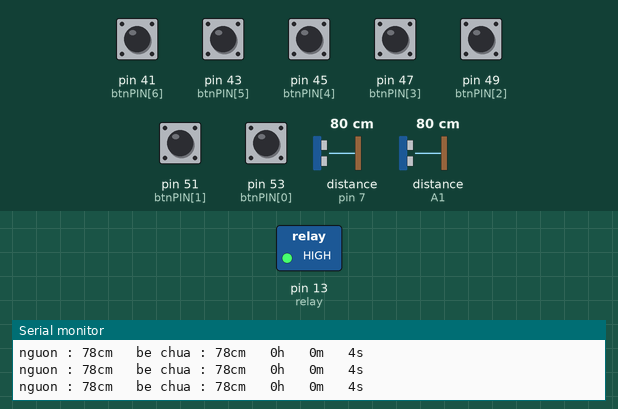
The sketch below on a simulated Arduino Mega 2560, built with avr-gcc and run on an emulated ATmega2560. On the bench: switched loads named in the sketch (green lamp = pin HIGH), the last lines printed to the serial monitor. Wiring (inferred from the names in the program): 2 × ultrasonic range finder: trigger pin 8, echo pin 7 / trigger A2, echo A1. Inputs (shaded band) come from the test bench; at power-on: pin 41 (btnPIN[6]), pin 43 (btnPIN[5]), pin 45 (btnPIN[4]), pin 47 (btnPIN[3]), pin 49 (btnPIN[2]), pin 51 (btnPIN[1]), pin 53 (btnPIN[0]) HIGH, distance to the obstacle (sensors on A1, pin 7) 80 cm. The echo pulse lasts 58.3 µs per cm; pins used as bus, display or sensor lines are not drawn.

Above: at 1.2 s.
1.3 s: distance to the obstacle (sensor on A1) set to 17 cm
4.3 s: distance to the obstacle (sensor on A1) set to 14 cm
At 5.5 s:
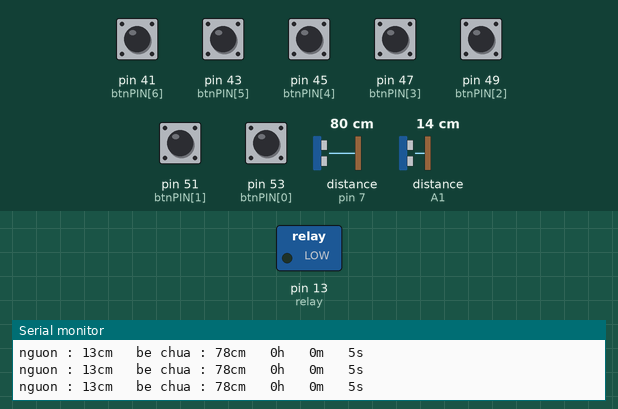
5.8 s: distance to the obstacle (sensor on pin 7) set to 6 cm
8.8 s: distance to the obstacle (sensor on pin 7) set to 3 cm
At 9.3 s:
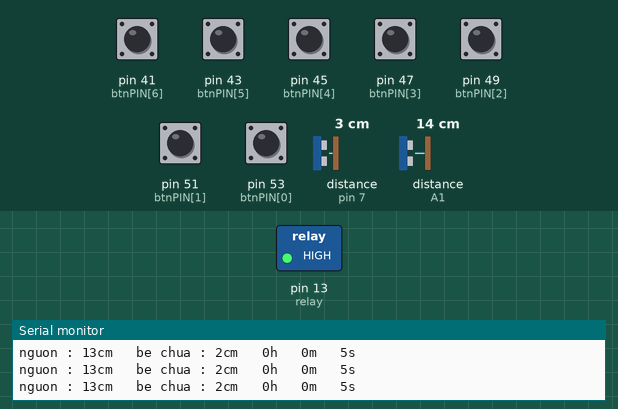
10.4 s: distance to the obstacle (sensor on pin 7) set to 14 cm
13.4 s: distance to the obstacle (sensor on pin 7) set to 18 cm
At 13.8 s:
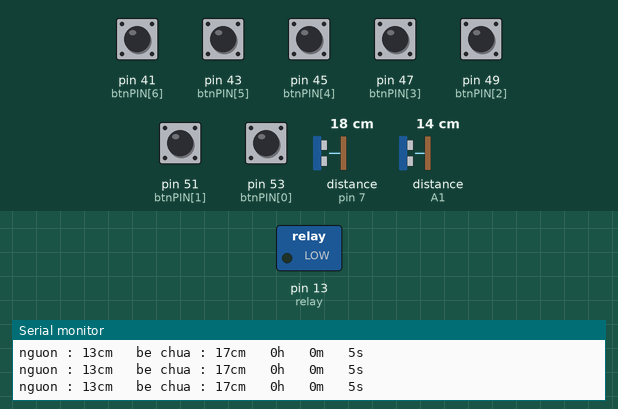
Timing chart, 0 to 16.4 s (numbered marks = the images above; inputs shaded):
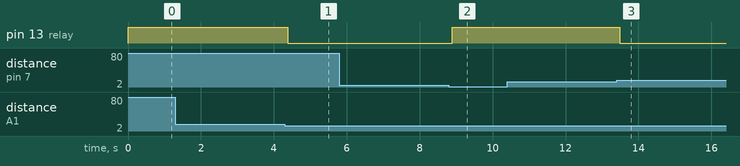

The sketch:

doan_TKLL.ino
```cpp
#include <Wire.h>
//#include <LiquidCrystal_I2C.h>
//LiquidCrystal_I2C lcd(0x27, 16, 2);

const int trig1 = 8;
const int echo1 = 7;
const int trig2 = A2;
const int echo2 = A1;
const int relay = 13;   // chân máy bơm

int moc_tren = 14;  // Thay đổi theo thực tế
int moc_duoi = 4;  // Thay đổi theo thực tế
int moc_tren_nguon = 14;
int moc_duoi_nguon = 12;
int relay_status = 0;
unsigned long milli, milli2;

int count_1 =0;
int count = 0;
int alarm_flag = 0;
int sec_default = 5;
int btnPIN[7] = {53,51,49,47,45,43,41};
int btn[7];
int d1 ,d2;

int hour = 0;
int minute = 0;
int sec = sec_default;

//...............................................
void setup()
{
  Serial.begin(9600);
//  lcd.init();
//  lcd.backlight();

 pinMode(trig1, OUTPUT);
 pinMode(echo1, INPUT);
 pinMode(trig2, OUTPUT);
 pinMode(echo2, INPUT);
 pinMode(relay,OUTPUT);
digitalWrite (relay, HIGH);

  for (int i = 0; i < 7; i++)        pinMode(btnPIN[i], INPUT_PULLUP);
  for (int i = 0; i < 7; i++) btn[i] = 0;
  milli = milli2 = millis();
//

}
//...............................................
void loop()
{
 unsigned long duration1;
 unsigned long duration2;
 int distance1;
 int distance2;

// do cao binh chua
 digitalWrite(trig1, 0);
 delayMicroseconds(2);
 digitalWrite(trig1, 1);
 delayMicroseconds(5);
 digitalWrite(trig1, 0);
 duration1 = pulseIn(echo1, HIGH);
 distance1 = int(duration1 / 2 / 29.412);

// do cao nguon nuoc
 digitalWrite(trig2, 0);
 delayMicroseconds(2);
 digitalWrite(trig2, 1);
 delayMicroseconds(5);
 digitalWrite(trig2, 0);
 duration2 = pulseIn(echo2, HIGH);
 distance2 = int(duration2 / 2 / 29.412);

// man hinh lcd dong 1

 Serial.print("nguon : ");
 Serial.print(distance2 );
 Serial.print("cm \t");

 Serial.print("be chua : ");
 Serial.print(distance1 );
 Serial.print("cm \t");
if((distance1 == d1 || distance1 == d1 - 1 || distance1 == d1 + 1) && (distance2 == d2 || distance2 == d2 - 1 || distance2 == d2 + 1))
{
  if (distance1 > moc_tren && distance2 <= moc_tren_nguon && count ==0) // nước bể hết, nước nguồn vẫn trong mức bơm được
     {
//      Serial.print("nc be het nc nguon con \t ");
       digitalWrite (relay, LOW);
      count =1;
     }
     else if (distance2 > moc_tren_nguon) //nước nguồn hết
     {
//      Serial.print("nc nguon het \t");
       count_1 = 1;
       digitalWrite (relay, HIGH);
       relay_status = 0;
     }
      if(distance1 > moc_tren && count_1==1){ // nước bể hết, yêu cầu bơm, nguồn hết nước
//        Serial.print("nc be het \t ");
         if ( sec > 0 && (millis() - milli) > 1000) //dem nguoc
        {
         milli = millis();
          sec -= 1;
          if(sec == 0){
          relay_status =1;
          sec= sec_default;
          count_1 =0;
          }
        }
       }

    else if (relay_status == 1 && distance2 <= moc_duoi_nguon) //đếm thời gian xong, nước nguồn đầy
     {
//      Serial.print("dem thoi gian xong \t");
       digitalWrite (relay, LOW);
       relay_status = 0;
     }

   else if (distance1 < moc_duoi) // nước bể đầy
     {
//      Serial.print("nc be day \t ");
      digitalWrite (relay,HIGH);
      count =0;
     }
}
  hour = sec/3600;
  minute = (sec%3600)/60;
  int sec1 = sec%3600%60;


Serial.print(hour );
 Serial.print("h \t");
 Serial.print(minute );
 Serial.print("m \t");
 Serial.print(sec1 );
 Serial.print("s \n");

// hen gio
  if (millis() - milli2 > 300) //Cứ sau mỗi 300 mili giây là đọc tất cả giá trị button
  {

     for (int i = 0; i < 7; i++)      btn[i] = digitalRead(btnPIN[i]);


     if (!btn[2] && count_1 ==1) // cong 1 tieng
     {
        sec = min(99*3600-1, sec + 3600);
        Serial.print("btn[2] : 49 \n");
     }

     else if (!btn[3] && count_1 ==1) // cong 1 phut
     {
        sec = min(60*60-1, sec + 60);
        Serial.print("btn[3] : 47 \n");
     }

     else if (!btn[4] && count_1 ==1) // tru 1 tieng
     {
        sec = max(5, sec - 3600);
        Serial.print("btn[4] : 45 \n");
     }

     else if (!btn[5] && count_1 ==1) // tru 1 phut
     {
        sec = max(5, sec - 60);
        Serial.print("btn[5] : 43 \n");
     }

     milli2 = millis();
  }
  d1 = distance1;
  d2 = distance2;
//lcd.setCursor(0, 0);
// lcd.print("D1:");
// lcd.setCursor(5, 0);
//  lcd.print("cm");
//
//lcd.setCursor(8, 0);
// lcd.print("D2:");
// lcd.setCursor(13, 0);
//  lcd.print("cm");
//
//    lcd.setCursor(0, 1);
//  lcd.print("Time:");
//
//lcd.setCursor(3, 0);
// lcd.print(distance2);
// if (distance1 < 10) {
//   lcd.setCursor(4, 0);
//   lcd.print(" ");
// }
//
//lcd.setCursor(11, 0);
// lcd.print(distance1);
// if (distance2 < 10) {
//   lcd.setCursor(12, 0);
//   lcd.print(" ");
// }
//
//  // man hinh lcd dong 2
//    lcd.setCursor(6, 1);
//    lcd.print(hour);
//    lcd.print("h");
//    lcd.setCursor(9, 1);
//    lcd.print(minute);
//    lcd.print("m");
//    lcd.setCursor(12, 1);
//    lcd.print(sec1);
//    lcd.print("s");
//  delay(1000);
//  lcd.clear();
}
```

Measured:
- the behaviour switches between 16 and 15 cm on distance to the obstacle (sensor on A1) (found by bisection; images 0 and 1)
- the behaviour switches between 5 and 4 cm on distance to the obstacle (sensor on pin 7) (found by bisection; images 1 and 2)
- the behaviour switches between 15 and 16 cm on distance to the obstacle (sensor on pin 7) (found by bisection; images 2 and 3)
- after the input at 4.3 s, pin 13 (relay): HIGH → LOW after 0.09 s
- after the input at 8.8 s, pin 13 (relay): LOW → HIGH after 0.10 s
- after the input at 13.4 s, pin 13 (relay): HIGH → LOW after 0.09 s
